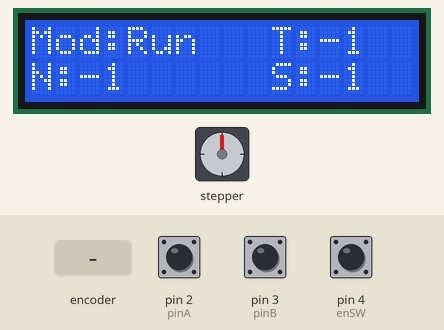
Bench run of a sketch on a simulated Arduino Uno, built with avr-gcc and run on an emulated ATmega328P. On the bench: stepper motor, 16×2 character LCD. Wiring (inferred from the names in the program): stepper motor driver (200 steps per turn assumed): step pin 11; direction pin 12; enable pin 13. Inputs (shaded band) come from the test bench; at power-on: pin 4 (enSW) HIGH, pin 2 (pinA) HIGH, pin 3 (pinB) HIGH. What the sketch prints to the serial monitor is not drawn.

Above: at 4.3 s.
4.4 s: pin 4 (enSW) pulled LOW for 0.15 s
At 5.5 s:
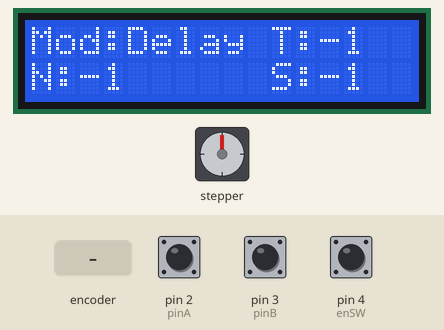
6.1 s: pin 4 (enSW) pulled LOW for 1 s
At 7.31 s:
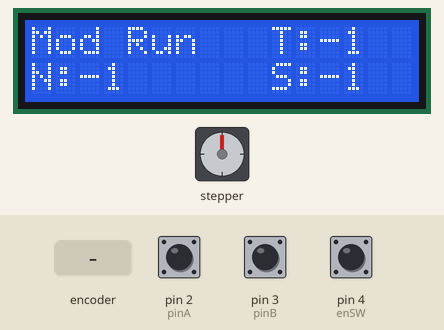
7.7 s: rotary encoder on pin 2 (pinA) / pin 3 (pinB) turned 1 step (first pin leading)
At 7.93 s:
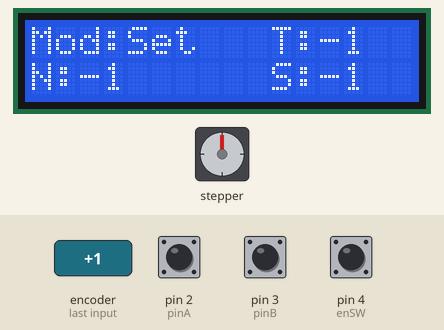
9.9 s: pin 4 (enSW) pulled LOW for 0.15 s
At 10.33 s:
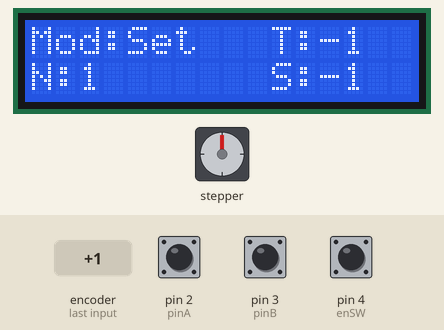
10.6 s: rotary encoder on pin 2 (pinA) / pin 3 (pinB) turned 1 step (first pin leading)
At 10.94 s:
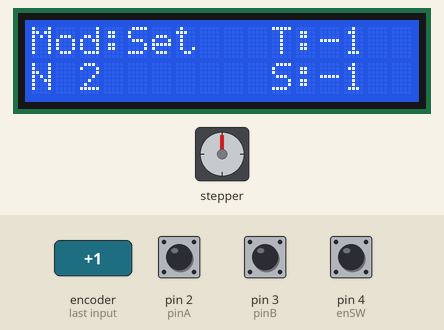
12.3 s: pin 4 (enSW) pulled LOW for 1 s
At 13.51 s:
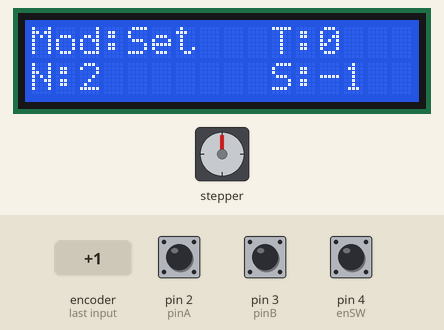
Timing chart, 0 to 14.9 s (numbered marks = the images above; inputs shaded):
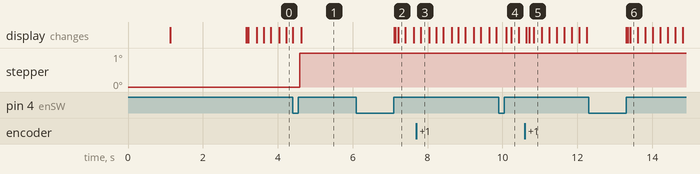

Measured:
- after the input at 6.1 s, the display: first changes after 1.0 s (image 2 shows a later state)
- after the input at 7.7 s, the display: changes after 0.12 s (image 3)
- after the input at 9.9 s, the display: first changes after 0.21 s (image 4 shows a later state)
- after the input at 10.6 s, the display: first differs from a run without the input after 0.11 s (image 5 shows a later state)
- after the input at 12.3 s, the display: first changes after 1.0 s (image 6 shows a later state)

The sketch:

may-quay-Nvong.ino
```cpp
#include <Wire.h>
#include <LiquidCrystal_I2C.h>
#include <EEPROM.h>
LiquidCrystal_I2C lcd(0x27, 16, 2); // or 0x3F

// Define a stepper and the pins it will use
int stepPinX = 11;
int dirPinX = 12;
int en = 13;

#define STATE_STARTUP 0
#define STATE_NLIMIT 1
#define STATE_TDELAY 2
#define STATE_SPEED 3
#define STATE_WAITSTART 4
#define STATE_WAITMOVE 5
#define STATE_MOVING 6
#define STATE_DELAY 7

#define STATUS_SET 1
#define STATUS_RUN 0

unsigned int T_addr = 0;  //0 -> 65,535
unsigned int N_addr = 4;
unsigned int S_addr = 8;

bool debug = true;
bool isStored = true; //true: luu vao eeprom

byte currentState = STATE_STARTUP;

//Set cung thog so neu ko dung luu vao eeprom
long N_limit = 50;// Set so vong gioi han
long t_delay = 60;
long rpm = 100;

long t_time = 0;
int modeStatus = 0;
bool startDirX = HIGH;
int stepsPerUnit = 200;
int rpm_max = 500; //so thu 4 de chinh toc do toi da
int rpm_min = 1;
float period = 0;
long N_count = 1;

//encoder
static int pinA = 2; // Our first hardware interrupt pin is digital pin 2
static int pinB = 3; // Our second hardware interrupt pin is digital pin 3
static int enSW = 4; //The select switch for our encoder.

volatile byte aFlag = 0; // let's us know when we're expecting a rising edge on pinA to signal that the encoder has arrived at a detent
volatile byte bFlag = 0; // let's us know when we're expecting a rising edge on pinB to signal that the encoder has arrived at a detent (opposite direction to when aFlag is set)
long encoderPos = 0; //this variable stores our current value of encoder position. Change to int or uin16_t instead of byte if you want to record a larger range than 0-255
long oldEncPos = 0; //stores the last encoder position value so we can compare to the current reading and see if it has changed (so we know when to print to the serial monitor)
volatile byte reading = 0; //somewhere to store the direct values we read from our interrupt pins before checking to see if we have moved a whole detent
//---------


void setup() {
  // put your setup code here, to run once:
  Serial.begin(9600);
  pinMode(en, OUTPUT); // Enable
  pinMode(stepPinX, OUTPUT); // Step
  pinMode(dirPinX, OUTPUT); // Dir

  pinMode(pinA, INPUT_PULLUP); // set pinA as an input, pulled HIGH to the logic voltage (5V or 3.3V for most cases)
  pinMode(pinB, INPUT_PULLUP); // set pinB as an input, pulled HIGH to the logic voltage (5V or 3.3V for most cases)
  pinMode(enSW, INPUT_PULLUP);
  attachInterrupt(0, PinA, RISING); // set an interrupt on PinA, looking for a rising edge signal and executing the "PinA" Interrupt Service Routine (below)
  attachInterrupt(1, PinB, RISING);
  //
  digitalWrite(en, LOW); // Set Enable low
  digitalWrite(dirPinX, startDirX);
  //
  lcd.init();
  lcd.backlight();

  //0123456789012345
  //NANG LUONG MTROI
  //May quay N vong
  lcd.setCursor(0, 0); //frint from column 3, row 0
  lcd.print("NANG LUONG MTROI");
  lcd.setCursor(0, 1);
  lcd.print("May quay N vong");
  delay(1000);
  lcd.clear();

  //0123456789012345
  //T: delay(giay)
  //S: toc do(v/ph)
  lcd.setCursor(0, 0); //frint from column 3, row 0
  lcd.print("T: delay(giay)");
  lcd.setCursor(0, 1);
  lcd.print("S: toc do(v/ph)");
  delay(2000);
  lcd.clear();
}

void loop() {
  updateState(currentState);
}

void updateState(byte aState) {
  // do state change
  switch (aState)
  {
    case STATE_STARTUP:
      if (isStored) {
        N_limit = EEPROMReadlong(N_addr);
        t_delay = EEPROMReadlong(T_addr);
        rpm = EEPROMReadlong(S_addr);
      }

      if (debug) {
        Serial.println("STATE_STARTUP");
        Serial.print("Stored data - N: ");
        Serial.print(N_limit);
        Serial.print(" Delay: ");
        Serial.print(t_delay);
        Serial.print(" Speed: ");
        Serial.println(rpm);
      }

      period = rpmToPeriod(rpm);
      currentState = STATE_WAITSTART;
      updateLCD();
      break;

    case STATE_NLIMIT:
      if (debug) {
        Serial.println("STATE_NLIMIT");
      }
      updateLCD();
      settingValue(currentState);
      if (digitalRead(enSW) == 0) {
        while (digitalRead(enSW) == 0);
        currentState = STATE_TDELAY;
        lcd.clear();
      }
      break;
    case STATE_TDELAY:
      if (debug) {
        Serial.println("STATE_TDELAY");
      }
      updateLCD();
      settingValue(currentState);
      if (digitalRead(enSW) == 0) {
        while (digitalRead(enSW) == 0);
        currentState = STATE_SPEED;
        lcd.clear();
      }
      break;
    case STATE_SPEED:
      if (debug) {
        Serial.println("STATE_SPEED");
      }
      updateLCD();
      settingValue(currentState);
      period = rpmToPeriod(rpm);
      if (digitalRead(enSW) == 0) {
        while (digitalRead(enSW) == 0);
        currentState = STATE_WAITSTART;

        if (isStored) {
          EEPROMWritelong(N_addr, N_limit);
          EEPROMWritelong(T_addr, t_delay);
          EEPROMWritelong(S_addr, rpm);
          if (debug) {
            Serial.println("Stored to EEPROM");
          }
        }

        lcd.clear();
      }
      break;
    case STATE_WAITSTART:
      if (debug) {
        Serial.print("STATE_WAITSTART ");
        Serial.print("rpm: ");
        Serial.print(rpm);
        Serial.print(" period: ");
        Serial.println(period);
      }

      updateLCD();
      settingValue(currentState);
      if (digitalRead(enSW) == 0) {
        while (digitalRead(enSW) == 0);
        switch (modeStatus) {
          case STATUS_RUN:
            currentState = STATE_WAITMOVE;
            break;
          case STATUS_SET:
            currentState = STATE_NLIMIT;
            break;
        }
        lcd.clear();
      }
      break;
    case STATE_WAITMOVE:
      if (debug) {
        Serial.println("STATE_WAITMOVE");
      }

      currentState = STATE_MOVING;
      updateLCD();
      break;
    case STATE_MOVING:
      if (digitalRead(enSW) == 0) {
        while (digitalRead(enSW) == 0);
        currentState = STATE_WAITSTART;
        lcd.clear();
      }

      digitalWrite(stepPinX, HIGH);
      delayMicroseconds(period);
      digitalWrite(stepPinX, LOW);
      delayMicroseconds(period);

      if (N_count >= N_limit * stepsPerUnit) {
        N_count = 1;
        currentState = STATE_DELAY;
      } else {
        N_count++;
      }
      break;
    case STATE_DELAY:
      long t_time = millis();
      updateLCD();
      while (true) {
        if (digitalRead(enSW) == 0) {
          while (digitalRead(enSW) == 0);
          currentState = STATE_WAITSTART;
          lcd.clear();
          break;
        }
        if (millis() - t_time >= t_delay * 1000) {
          currentState = STATE_WAITMOVE;
          break;
        }
      }
      break;
  }
}

//-------setting value of menu 0X----
void settingValue(byte mode) {
  int count = 0;
  if (oldEncPos != encoderPos) {
    if (oldEncPos < encoderPos) {
      count++;
    } else {
      count--;
    }
    oldEncPos = encoderPos;
    //      updateSettingValue(menuSelect);
  }
  switch (mode)
  {
    case STATE_NLIMIT:
      N_limit = N_limit + count;
      N_limit = N_limit > 0 ? N_limit : 1;
      break;
    case STATE_TDELAY:
      t_delay = t_delay + 10 * count;
      t_delay = t_delay > 0 ? t_delay : 0;
      break;
    case STATE_SPEED:
      rpm = rpm + count;
      if (rpm <= rpm_min) {
        rpm = rpm_min;
      } else if (rpm >= rpm_max) {
        rpm = rpm_max;
      }
      break;
    case STATE_WAITSTART:
      modeStatus = modeStatus + count;
      if (modeStatus < 0) {
        modeStatus = 1;
      } else if (modeStatus > 1) {
        modeStatus = 0;
      }
      break;
  }
}

//---------------------------
void updateLCD() {
  char f1 = ':';
  char f2 = ':';
  char f3 = ':';
  char f4 = ':';
  if ((millis() * 5 / 1000) % 2 == 0) {
    switch (currentState)
    {
      case STATE_NLIMIT:
        f1 = ' ';
        break;
      case STATE_TDELAY:
        f2 = ' ';
        break;
      case STATE_SPEED:
        f3 = ' ';
        break;
      case STATE_WAITSTART:
        f4 = ' ';
        break;
      case STATE_WAITMOVE:
      case STATE_MOVING:
        f4 = ':';
        break;
    }
  }
  //0123456789012345
  //Mod:xxxxx  T:
  lcd.setCursor(0, 0);
  lcd.print("Mod");
  lcd.print(f4);
  if (currentState == STATE_DELAY || currentState == STATE_MOVING) {
    switch (currentState) {
      case STATE_DELAY:
        lcd.print("Delay");
        break;
      case STATE_MOVING:
        lcd.print("Move ");
        break;
    }

  } else {
    switch (modeStatus) {
      case STATUS_RUN:
        lcd.print("Run ");
        break;
      case STATUS_SET:
        lcd.print("Set ");
        break;
    }
  }

  lcd.setCursor(10, 0);
  lcd.print("T");
  lcd.print(f2);
  lcd.print(t_delay);
  for (int i = 0; i < 5 - numDigit(t_delay); i++) {
    lcd.print(" ");
  }

  //0123456789012345
  //N:xxxx    S:xxx
  lcd.setCursor(0, 1);
  lcd.print("N");
  lcd.print(f1);
  lcd.print(N_limit);
  for (int i = 0; i < 8 - numDigit(N_limit); i++) {
    lcd.print(" ");
  }


  lcd.setCursor(10, 1);
  lcd.print("S");
  lcd.print(f3);
  lcd.print(rpm);
  for (int i = 0; i < 5 - numDigit(rpm); i++) {
    lcd.print(" ");
  }


}

//-------Encoder reading-------------
void PinA() {
  cli(); //stop interrupts happening before we read pin values
  reading = PIND & 0xC; // read all eight pin values then strip away all but pinA and pinB's values
  if (reading == B00001100 && aFlag) { //check that we have both pins at detent (HIGH) and that we are expecting detent on this pin's rising edge

    encoderPos --; //decrement the encoder's position count
    bFlag = 0; //reset flags for the next turn
    aFlag = 0; //reset flags for the next turn
  }
  else if (reading == B00000100) bFlag = 1; //signal that we're expecting pinB to signal the transition to detent from free rotation
  sei(); //restart interrupts
}

void PinB() {
  cli(); //stop interrupts happening before we read pin values
  reading = PIND & 0xC; //read all eight pin values then strip away all but pinA and pinB's values
  if (reading == B00001100 && bFlag) { //check that we have both pins at detent (HIGH) and that we are expecting detent on this pin's rising edge
    encoderPos ++; //increment the encoder's position count
    bFlag = 0; //reset flags for the next turn
    aFlag = 0; //reset flags for the next turn
  }
  else if (reading == B00001000) aFlag = 1; //signal that we're expecting pinA to signal the transition to detentom  rotation
  sei(); //restart interrupts
}

//---------------------------
int numDigit(int n) {
  int count = 0;
  if (n <= 0) {
    count = 1;
  }
  while (n != 0)
  {
    //sau một vòng lặp thì count sẽ tăng lên 1
    count++;
    //chia lấy nguyên cho 10, cứ một lần chia thì số n sẽ có một chữ số
    n = n / 10;
  }
  return count;
}
//----------------------
float rpmToPeriod(long _rpm) {
  float _curSpeed = _rpm / 60.0 * stepsPerUnit;
  float _period = 0.5 / _curSpeed * 1000000 - 20;
  return _period;
}

/*EEPROM WRITE/READ*/
//This function will write a 4 byte (32bit) long to the eeprom at
//the specified address to adress + 3.
void EEPROMWritelong(int address, long value)
{
  //Decomposition from a long to 4 bytes by using bitshift.
  //One = Most significant -> Four = Least significant byte
  byte four = (value & 0xFF);
  byte three = ((value >> 8) & 0xFF);
  byte two = ((value >> 16) & 0xFF);
  byte one = ((value >> 24) & 0xFF);

  //Write the 4 bytes into the eeprom memory.
  EEPROM.write(address, four);
  EEPROM.write(address + 1, three);
  EEPROM.write(address + 2, two);
  EEPROM.write(address + 3, one);
}
//This function will return a 4 byte (32bit) long from the eeprom
//at the specified address to adress + 3.
long EEPROMReadlong(long address)
{
  //Read the 4 bytes from the eeprom memory.
  long four = EEPROM.read(address);
  long three = EEPROM.read(address + 1);
  long two = EEPROM.read(address + 2);
  long one = EEPROM.read(address + 3);

  //Return the recomposed long by using bitshift.
  return ((four << 0) & 0xFF) + ((three << 8) & 0xFFFF) + ((two << 16) & 0xFFFFFF) + ((one << 24) & 0xFFFFFFFF);
}
```
